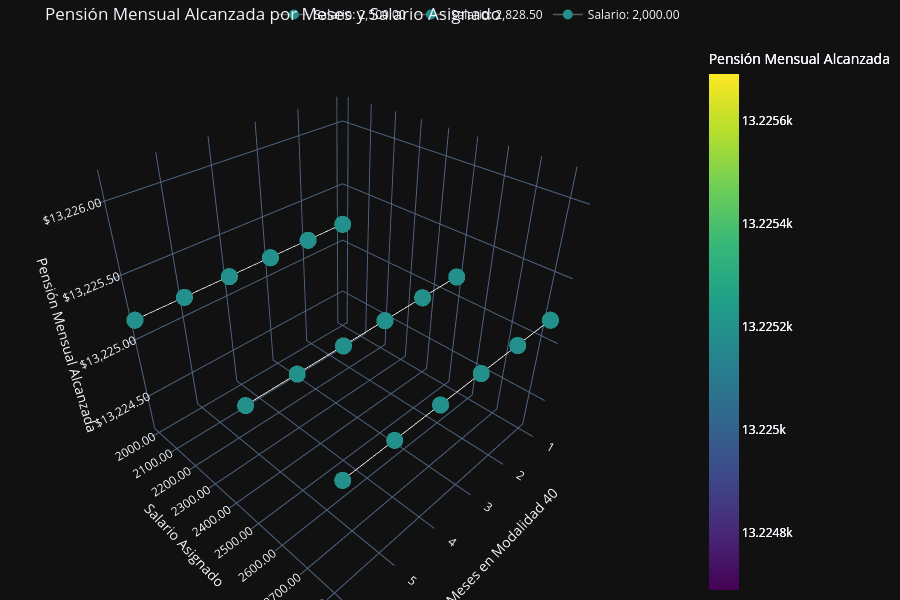

Notebook cell for this chart:
### Code cell
salario = 2593.5 #@param {type:"number"}
start_date = "2024-01-01" #@param {type:"date"}
start_date = datetime.strptime(start_date, "%Y-%m-%d").date()
durata = 24 #@param {type:"integer"}

pagos_num, pagos_str = pagos40(salario, start_date, durata)

#Example usage
ejemplo_fecha_inicio = pd.to_datetime('2023-10-31').date()
ejemplo_ano_final = 2030
ejemplo_fecha_nacimiento = Usuario.fecha_nacimiento_date
ejemplo_pagos = pagos_num#None
ejemplo_pension_recibida = 16647
ejemplo_perc_asignaciones_familiares = 0.15

ejemplo_tabla_aguinaldo_num, ejemplo_tabla_aguinaldo_str = tabla_aguinaldo(fecha_inicio=ejemplo_fecha_inicio,
                                                           pension_final=ejemplo_pension_recibida,
                                                           year_max=ejemplo_ano_final,
                                                           perc_asignaciones_familiares=ejemplo_perc_asignaciones_familiares,
                                                           year_cambio_asignaciones=None,
                                                           perc_restar=None)

ejemplo_tabla_crecimiento_num, ejemplo_tabla_crecimiento_str = crecimiento_anual_pension_fcn(ejemplo_fecha_inicio.year,
                                                                                             ejemplo_pension_recibida,
                                                                                             ejemplo_ano_final)

DatosIniciales = {'$ Pensión Recibida': ejemplo_pension_recibida,
         'Fecha de Inicio': ejemplo_fecha_inicio,
         'Crecimiento Anual de Pensión' : ejemplo_tabla_crecimiento_num,
         'Aguinaldo': ejemplo_tabla_aguinaldo_num,
         'Fecha de Nacimiento': ejemplo_fecha_nacimiento}

tabla_balance_num, tabla_balance_str, tabla_resumen = balance_futuro(fecha_inicio_total=ejemplo_fecha_inicio,
                                                      ano_final=ejemplo_ano_final,
                                                      dict_balance=DatosIniciales,
                                                      pagos=ejemplo_pagos)

display(tabla_resumen)
tabla_balance_str.head(20)

### Figure 1 — Plotly figure (JSON) as saved in the notebook; plotly's stock layout.template omitted (floating-point values rounded to 4 significant figures)
{"data": [{"hovertemplate": "<b>Meses en Modalidad 40:</b> %{x}<br><b>Salario Asignado:</b> 2,500.00<br><b>Pensión Mensual Alcanzada:</b> %{z:,.2f}<br><extra></extra>", "line": {"color": "rgba(255, 255, 255, 0.3)", "width": 1.5}, "marker": {"color": [13230.0, 13230.0, 13230.0, 13230.0, 13230.0, 13230.0], "colorbar": {"title": {"text": "Pensión Mensual Alcanzada"}}, "colorscale": [[0.0, "#440154"], [0.1111, "#482878"], [0.2222, "#3e4989"], [0.3333, "#31688e"], [0.4444, "#26828e"], [0.5556, "#1f9e89"], [0.6667, "#35b779"], [0.7778, "#6ece58"], [0.8889, "#b5de2b"], [1.0, "#fde725"]], "showscale": true, "size": 10}, "mode": "markers+lines", "name": "Salario: 2,500.00", "x": [1, 2, 3, 4, 5, 6], "y": [2500.0, 2500.0, 2500.0, 2500.0, 2500.0, 2500.0], "z": [13230.0, 13230.0, 13230.0, 13230.0, 13230.0, 13230.0], "type": "scatter3d"}, {"hovertemplate": "<b>Meses en Modalidad 40:</b> %{x}<br><b>Salario Asignado:</b> 2,828.50<br><b>Pensión Mensual Alcanzada:</b> %{z:,.2f}<br><extra></extra>", "line": {"color": "rgba(255, 255, 255, 0.3)", "width": 1.5}, "marker": {"color": [13230.0, 13230.0, 13230.0, 13230.0, 13230.0, 13230.0], "colorbar": {"title": {"text": "Pensión Mensual Alcanzada"}}, "colorscale": [[0.0, "#440154"], [0.1111, "#482878"], [0.2222, "#3e4989"], [0.3333, "#31688e"], [0.4444, "#26828e"], [0.5556, "#1f9e89"], [0.6667, "#35b779"], [0.7778, "#6ece58"], [0.8889, "#b5de2b"], [1.0, "#fde725"]], "showscale": true, "size": 10}, "mode": "markers+lines", "name": "Salario: 2,828.50", "x": [1, 2, 3, 4, 5, 6], "y": [2828.0, 2828.0, 2828.0, 2828.0, 2828.0, 2828.0], "z": [13230.0, 13230.0, 13230.0, 13230.0, 13230.0, 13230.0], "type": "scatter3d"}, {"hovertemplate": "<b>Meses en Modalidad 40:</b> %{x}<br><b>Salario Asignado:</b> 2,000.00<br><b>Pensión Mensual Alcanzada:</b> %{z:,.2f}<br><extra></extra>", "line": {"color": "rgba(255, 255, 255, 0.3)", "width": 1.5}, "marker": {"color": [13230.0, 13230.0, 13230.0, 13230.0, 13230.0, 13230.0], "colorbar": {"title": {"text": "Pensión Mensual Alcanzada"}}, "colorscale": [[0.0, "#440154"], [0.1111, "#482878"], [0.2222, "#3e4989"], [0.3333, "#31688e"], [0.4444, "#26828e"], [0.5556, "#1f9e89"], [0.6667, "#35b779"], [0.7778, "#6ece58"], [0.8889, "#b5de2b"], [1.0, "#fde725"]], "showscale": true, "size": 10}, "mode": "markers+lines", "name": "Salario: 2,000.00", "x": [1, 2, 3, 4, 5, 6], "y": [2000.0, 2000.0, 2000.0, 2000.0, 2000.0, 2000.0], "z": [13230.0, 13230.0, 13230.0, 13230.0, 13230.0, 13230.0], "type": "scatter3d"}], "layout": {"scene": {"xaxis": {"title": {"text": "Meses en Modalidad 40"}, "tickmode": "linear"}, "yaxis": {"title": {"text": "Salario Asignado"}, "tickformat": ".2f"}, "zaxis": {"title": {"text": "Pensión Mensual Alcanzada"}, "tickprefix": "$", "tickformat": ",.2f"}}, "margin": {"l": 0, "r": 0, "b": 0, "t": 30}, "legend": {"orientation": "h", "yanchor": "bottom", "y": 1.02, "xanchor": "right", "x": 1, "bgcolor": "rgba(0,0,0,0)"}, "title": {"text": "Pensión Mensual Alcanzada por Meses y Salario Asignado"}, "height": 600}}
